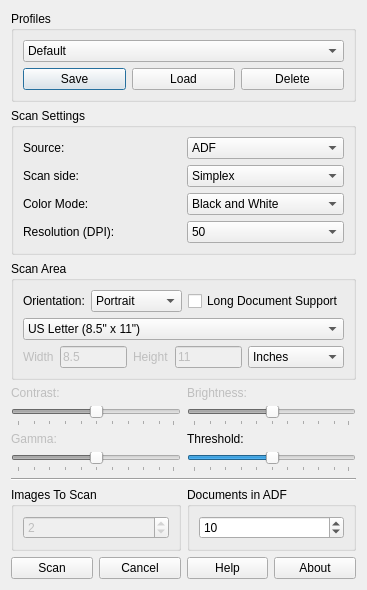
<?xml version="1.0" encoding="UTF-8"?>
<ui version="4.0">
 <class>MainForm</class>
 <widget class="QDialog" name="MainForm">
  <property name="geometry">
   <rect>
    <x>0</x>
    <y>0</y>
    <width>346</width>
    <height>571</height>
   </rect>
  </property>
  <property name="contextMenuPolicy">
   <enum>Qt::DefaultContextMenu</enum>
  </property>
  <property name="windowTitle">
   <string>TWAIN Sample DS</string>
  </property>
  <property name="whatsThis">
   <string/>
  </property>
  <layout class="QVBoxLayout" name="verticalLayout_3">
   <item>
    <widget class="QGroupBox" name="pGroupBox_Profiles">
     <property name="title">
      <string>Profiles</string>
     </property>
     <layout class="QVBoxLayout" name="verticalLayout_2">
      <item>
       <widget class="QComboBox" name="pComboBox_Profiles">
        <property name="editable">
         <bool>false</bool>
        </property>
        <item>
         <property name="text">
          <string>Default</string>
         </property>
        </item>
       </widget>
      </item>
      <item>
       <layout class="QHBoxLayout" name="horizontalLayout_4">
        <item>
         <widget class="QPushButton" name="pPushButton_Profile_Save">
          <property name="text">
           <string>Save</string>
          </property>
         </widget>
        </item>
        <item>
         <widget class="QPushButton" name="pPushButton_Profile_Load">
          <property name="text">
           <string>Load</string>
          </property>
         </widget>
        </item>
        <item>
         <widget class="QPushButton" name="pPushButton_Profile_Delete">
          <property name="text">
           <string>Delete</string>
          </property>
         </widget>
        </item>
       </layout>
      </item>
     </layout>
    </widget>
   </item>
   <item>
    <widget class="QGroupBox" name="pGroupBox_ScanSettings">
     <property name="title">
      <string>Scan Settings</string>
     </property>
     <layout class="QGridLayout" name="gridLayout">
      <item row="0" column="0">
       <widget class="QLabel" name="pLabel_Source">
        <property name="text">
         <string>Source:</string>
        </property>
       </widget>
      </item>
      <item row="0" column="1">
       <widget class="QComboBox" name="pComboBox_Source">
        <item>
         <property name="text">
          <string>ADF</string>
         </property>
        </item>
        <item>
         <property name="text">
          <string>Flatbed</string>
         </property>
        </item>
       </widget>
      </item>
      <item row="1" column="0">
       <widget class="QLabel" name="pLabel_ScanSide">
        <property name="text">
         <string>Scan side:</string>
        </property>
       </widget>
      </item>
      <item row="1" column="1">
       <widget class="QComboBox" name="pComboBox_ScanSide">
        <property name="currentIndex">
         <number>0</number>
        </property>
        <item>
         <property name="text">
          <string>Simplex</string>
         </property>
        </item>
        <item>
         <property name="text">
          <string>Duplex</string>
         </property>
        </item>
       </widget>
      </item>
      <item row="2" column="0">
       <widget class="QLabel" name="pLabel_ColorMode">
        <property name="text">
         <string>Color Mode:</string>
        </property>
       </widget>
      </item>
      <item row="2" column="1">
       <widget class="QComboBox" name="pComboBox_ColorMode">
        <property name="currentIndex">
         <number>0</number>
        </property>
        <item>
         <property name="text">
          <string>Black and White</string>
         </property>
        </item>
        <item>
         <property name="text">
          <string>Grayscale</string>
         </property>
        </item>
        <item>
         <property name="text">
          <string>Color</string>
         </property>
        </item>
       </widget>
      </item>
      <item row="3" column="0">
       <widget class="QLabel" name="pLabel_Resolution">
        <property name="text">
         <string>Resolution (DPI):</string>
        </property>
       </widget>
      </item>
      <item row="3" column="1">
       <widget class="QComboBox" name="pComboBox_Resolution">
        <property name="currentIndex">
         <number>0</number>
        </property>
        <item>
         <property name="text">
          <string>50</string>
         </property>
        </item>
        <item>
         <property name="text">
          <string>100</string>
         </property>
        </item>
        <item>
         <property name="text">
          <string>150</string>
         </property>
        </item>
        <item>
         <property name="text">
          <string>200</string>
         </property>
        </item>
        <item>
         <property name="text">
          <string>300</string>
         </property>
        </item>
        <item>
         <property name="text">
          <string>400</string>
         </property>
        </item>
        <item>
         <property name="text">
          <string>500</string>
         </property>
        </item>
        <item>
         <property name="text">
          <string>600</string>
         </property>
        </item>
       </widget>
      </item>
     </layout>
    </widget>
   </item>
   <item>
    <widget class="QGroupBox" name="pGroupBox_ScanArea">
     <property name="title">
      <string>Scan Area</string>
     </property>
     <layout class="QVBoxLayout" name="verticalLayout">
      <item>
       <layout class="QHBoxLayout" name="horizontalLayout_6">
        <item>
         <widget class="QLabel" name="pLabel_Orientation">
          <property name="text">
           <string>Orientation:</string>
          </property>
         </widget>
        </item>
        <item>
         <widget class="QComboBox" name="pComboBox_Orientation">
          <property name="sizePolicy">
           <sizepolicy hsizetype="Expanding" vsizetype="Fixed">
            <horstretch>0</horstretch>
            <verstretch>0</verstretch>
           </sizepolicy>
          </property>
          <property name="currentIndex">
           <number>0</number>
          </property>
          <item>
           <property name="text">
            <string>Portrait</string>
           </property>
          </item>
          <item>
           <property name="text">
            <string>Landscape</string>
           </property>
          </item>
         </widget>
        </item>
        <item>
         <widget class="QCheckBox" name="pCheckBox_LongDoc">
          <property name="text">
           <string>Long Document Support</string>
          </property>
         </widget>
        </item>
       </layout>
      </item>
      <item>
       <widget class="QComboBox" name="pComboBox_PaperSize_StandardSizes">
        <item>
         <property name="text">
          <string>US Letter (8.5&quot; x 11&quot;)</string>
         </property>
        </item>
        <item>
         <property name="text">
          <string>US Legal (8.5&quot; x 14&quot;)</string>
         </property>
        </item>
        <item>
         <property name="text">
          <string>Custom</string>
         </property>
        </item>
       </widget>
      </item>
      <item>
       <layout class="QHBoxLayout" name="horizontalLayout_3">
        <item>
         <layout class="QHBoxLayout" name="horizontalLayout">
          <item>
           <widget class="QLabel" name="pLabel_PaperSize_Custom_Width">
            <property name="enabled">
             <bool>false</bool>
            </property>
            <property name="text">
             <string>Width</string>
            </property>
           </widget>
          </item>
          <item>
           <widget class="QLineEdit" name="pLineEdit_PaperSize_Custom_Width">
            <property name="enabled">
             <bool>false</bool>
            </property>
            <property name="text">
             <string>8.5</string>
            </property>
            <property name="maxLength">
             <number>5</number>
            </property>
           </widget>
          </item>
         </layout>
        </item>
        <item>
         <layout class="QHBoxLayout" name="horizontalLayout_2">
          <item>
           <widget class="QLabel" name="pLabel_PaperSize_Custom_Height">
            <property name="enabled">
             <bool>false</bool>
            </property>
            <property name="text">
             <string>Height</string>
            </property>
           </widget>
          </item>
          <item>
           <widget class="QLineEdit" name="pLineEdit_PaperSize_Custom_Height">
            <property name="enabled">
             <bool>false</bool>
            </property>
            <property name="text">
             <string>11</string>
            </property>
            <property name="maxLength">
             <number>5</number>
            </property>
           </widget>
          </item>
         </layout>
        </item>
        <item>
         <widget class="QComboBox" name="pComboBox_PaperSize_Custom_Units">
          <property name="enabled">
           <bool>true</bool>
          </property>
          <item>
           <property name="text">
            <string>Inches</string>
           </property>
          </item>
          <item>
           <property name="text">
            <string>Pixels</string>
           </property>
          </item>
          <item>
           <property name="text">
            <string>Centimeters</string>
           </property>
          </item>
          <item>
           <property name="text">
            <string>Picas</string>
           </property>
          </item>
          <item>
           <property name="text">
            <string>Points</string>
           </property>
          </item>
          <item>
           <property name="text">
            <string>Twips</string>
           </property>
          </item>
         </widget>
        </item>
       </layout>
      </item>
     </layout>
    </widget>
   </item>
   <item>
    <layout class="QGridLayout" name="gridLayout_2">
     <item row="0" column="0">
      <widget class="QLabel" name="pLabel_Contrast">
       <property name="enabled">
        <bool>false</bool>
       </property>
       <property name="text">
        <string>Contrast:</string>
       </property>
      </widget>
     </item>
     <item row="0" column="1">
      <widget class="QLabel" name="pLabel_Brightness">
       <property name="enabled">
        <bool>false</bool>
       </property>
       <property name="text">
        <string>Brightness:</string>
       </property>
      </widget>
     </item>
     <item row="1" column="0">
      <widget class="QSlider" name="pHorizontalSlider_Contrast">
       <property name="enabled">
        <bool>false</bool>
       </property>
       <property name="sliderPosition">
        <number>50</number>
       </property>
       <property name="orientation">
        <enum>Qt::Horizontal</enum>
       </property>
       <property name="tickPosition">
        <enum>QSlider::TicksBelow</enum>
       </property>
      </widget>
     </item>
     <item row="1" column="1">
      <widget class="QSlider" name="pHorizontalSlider_Brightness">
       <property name="enabled">
        <bool>false</bool>
       </property>
       <property name="sliderPosition">
        <number>50</number>
       </property>
       <property name="orientation">
        <enum>Qt::Horizontal</enum>
       </property>
       <property name="tickPosition">
        <enum>QSlider::TicksBelow</enum>
       </property>
      </widget>
     </item>
     <item row="2" column="0">
      <widget class="QLabel" name="pLabel_Gamma">
       <property name="enabled">
        <bool>false</bool>
       </property>
       <property name="text">
        <string>Gamma:</string>
       </property>
      </widget>
     </item>
     <item row="2" column="1">
      <widget class="QLabel" name="pLabel_Threshold">
       <property name="text">
        <string>Threshold:</string>
       </property>
      </widget>
     </item>
     <item row="3" column="0">
      <widget class="QSlider" name="pHorizontalSlider_Gamma">
       <property name="enabled">
        <bool>false</bool>
       </property>
       <property name="sliderPosition">
        <number>50</number>
       </property>
       <property name="orientation">
        <enum>Qt::Horizontal</enum>
       </property>
       <property name="tickPosition">
        <enum>QSlider::TicksBelow</enum>
       </property>
      </widget>
     </item>
     <item row="3" column="1">
      <widget class="QSlider" name="pHorizontalSlider_Threshold">
       <property name="sliderPosition">
        <number>50</number>
       </property>
       <property name="orientation">
        <enum>Qt::Horizontal</enum>
       </property>
       <property name="tickPosition">
        <enum>QSlider::TicksBelow</enum>
       </property>
      </widget>
     </item>
    </layout>
   </item>
   <item>
    <widget class="Line" name="line">
     <property name="orientation">
      <enum>Qt::Horizontal</enum>
     </property>
    </widget>
   </item>
   <item>
    <layout class="QHBoxLayout" name="horizontalLayout_7">
     <item>
      <widget class="QGroupBox" name="pGroupBox_XferCount">
       <property name="title">
        <string>Images To Scan</string>
       </property>
       <layout class="QVBoxLayout" name="verticalLayout_4">
        <item>
         <widget class="QSpinBox" name="pSpinBox_XferCount">
          <property name="enabled">
           <bool>false</bool>
          </property>
          <property name="suffix">
           <string/>
          </property>
          <property name="prefix">
           <string/>
          </property>
          <property name="minimum">
           <number>-1</number>
          </property>
          <property name="maximum">
           <number>500</number>
          </property>
          <property name="value">
           <number>2</number>
          </property>
         </widget>
        </item>
       </layout>
      </widget>
     </item>
     <item>
      <widget class="QGroupBox" name="pGroupBox_DocsInADF">
       <property name="title">
        <string>Documents in ADF</string>
       </property>
       <layout class="QVBoxLayout" name="verticalLayout_5">
        <item>
         <widget class="QSpinBox" name="pSpinBox_DocsInADF">
          <property name="suffix">
           <string/>
          </property>
          <property name="prefix">
           <string/>
          </property>
          <property name="minimum">
           <number>-1</number>
          </property>
          <property name="maximum">
           <number>500</number>
          </property>
          <property name="value">
           <number>10</number>
          </property>
         </widget>
        </item>
       </layout>
      </widget>
     </item>
    </layout>
   </item>
   <item>
    <layout class="QHBoxLayout" name="horizontalLayout_5">
     <item>
      <widget class="QPushButton" name="pPushButton_Scan">
       <property name="text">
        <string>Scan</string>
       </property>
      </widget>
     </item>
     <item>
      <widget class="QPushButton" name="pPushButton_Cancel">
       <property name="text">
        <string>Cancel</string>
       </property>
      </widget>
     </item>
     <item>
      <widget class="QPushButton" name="pPushButton_Help">
       <property name="text">
        <string>Help</string>
       </property>
      </widget>
     </item>
     <item>
      <widget class="QPushButton" name="pPushButton_About">
       <property name="text">
        <string>About</string>
       </property>
      </widget>
     </item>
    </layout>
   </item>
  </layout>
 </widget>
 <tabstops>
  <tabstop>pComboBox_Profiles</tabstop>
  <tabstop>pPushButton_Profile_Save</tabstop>
  <tabstop>pPushButton_Profile_Load</tabstop>
  <tabstop>pPushButton_Profile_Delete</tabstop>
  <tabstop>pComboBox_Source</tabstop>
  <tabstop>pComboBox_ScanSide</tabstop>
  <tabstop>pComboBox_ColorMode</tabstop>
  <tabstop>pComboBox_Resolution</tabstop>
  <tabstop>pComboBox_Orientation</tabstop>
  <tabstop>pCheckBox_LongDoc</tabstop>
  <tabstop>pComboBox_PaperSize_StandardSizes</tabstop>
  <tabstop>pLineEdit_PaperSize_Custom_Width</tabstop>
  <tabstop>pLineEdit_PaperSize_Custom_Height</tabstop>
  <tabstop>pComboBox_PaperSize_Custom_Units</tabstop>
  <tabstop>pHorizontalSlider_Contrast</tabstop>
  <tabstop>pHorizontalSlider_Brightness</tabstop>
  <tabstop>pHorizontalSlider_Gamma</tabstop>
  <tabstop>pHorizontalSlider_Threshold</tabstop>
  <tabstop>pSpinBox_XferCount</tabstop>
  <tabstop>pSpinBox_DocsInADF</tabstop>
  <tabstop>pPushButton_Scan</tabstop>
  <tabstop>pPushButton_Cancel</tabstop>
  <tabstop>pPushButton_Help</tabstop>
  <tabstop>pPushButton_About</tabstop>
 </tabstops>
 <resources/>
 <connections/>
</ui>
